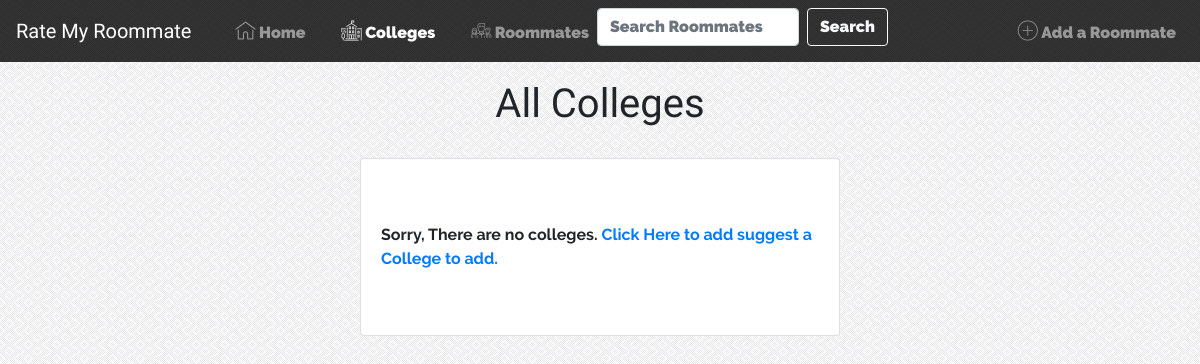
The app's page /all-colleges/, older data.
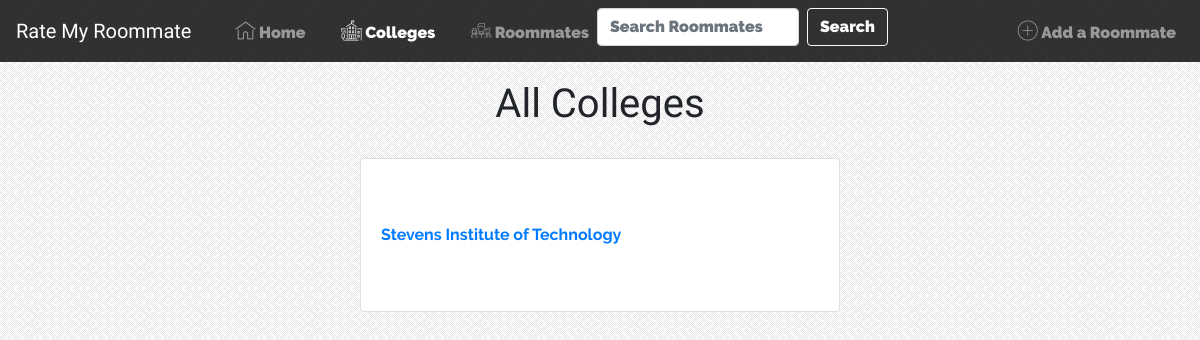
The same page, newer data.
### roomaterating/models.py (models this page shows)
class College(models.Model):
    campus = models.CharField(max_length=50,)
    website_link = models.CharField(max_length=200)
    class Meta:
        unique_together = ('campus', 'website_link',)
    def __str__(self):
        return self.campus

### roomaterating/views.py (the view)
# urls.py: url(r'^all-colleges/$', views.CollegeView.as_view(), name="colleges"),
class CollegeView(ListView):
    template_name = "roomaterating/collegeview.html"
    context_object_name = "colleges"
    paginate_by = 5
    def get_queryset(self):
        return College.objects.all().order_by('campus')

### roomaterating/templates/roomaterating/collegeview.html (shortened to what this page needs)
{% extends 'roomaterating/base.html' %}
{% block Colleges %} active {% endblock %}
{% block body %}
<h1 class = "collegetitle">All Colleges</h1>
    {% if colleges %}
        <ul class="list-group">
    {% for college in colleges %}
            <li class="list-group-item"><a href="{% url 'roomaterating:colleges-roomates'  college.pk %}">{{college}}</a></li>
    {% endfor %}
        </ul>
    {% else %}
        <ul class="list-group">
            <li class="list-group-item">Sorry, There are no colleges.<a href="{% url 'roomaterating:add-college' %}"> Click Here to add suggest a College to add.</a></li>
        </ul>
    {% endif %}
{% endblock %}

Row changes from the older to the newer data that the page shows:
added College: campus "Stevens Institute of Technology"
Text that changed along with them:
text no longer shown: "Sorry, There are no colleges. Click Here to add suggest a College to add."
